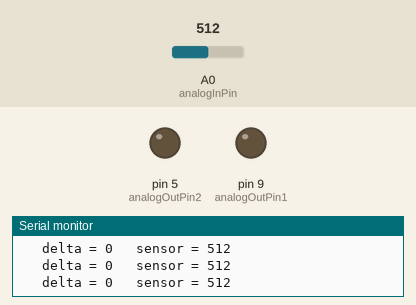
This sketch was run on a simulated Arduino Uno, built with avr-gcc and run on an emulated ATmega328P. Shown: output pins drawn as LEDs (lit = HIGH), the last lines printed to the serial monitor. Inputs (shaded band) come from the test bench; at power-on: A0 (analogInPin) = 512.

Above: at 1.2 s.
1.3 s: A0 (analogInPin) set to 0
At 2.99 s:
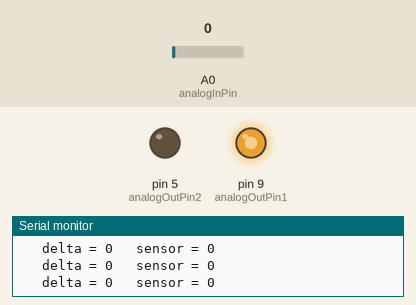
4.3 s: A0 (analogInPin) set to 8
At 4.99 s:
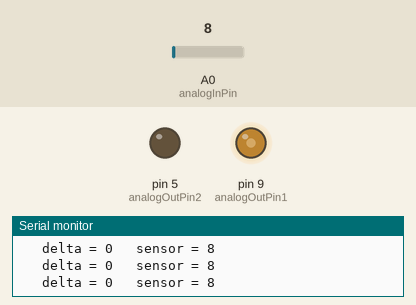
7.3 s: A0 (analogInPin) set to 11
Timing chart, 0 to 16.3 s (numbered marks = the images above; inputs shaded):
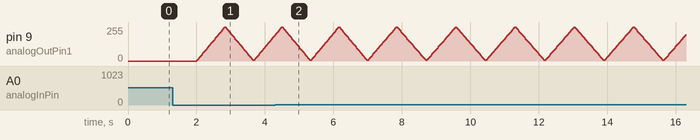

The sketch:

v05_Drucksensor_modeLevel2_ino.ino
```cpp
// These constants won't change.  They're used to give names
// to the pins used:
const int analogInPin = A0;  // Analog input pin that the potentiometer is attached to
const int analogOutPin1 = 9;  // Analog output pin that the LED is attached to
const int analogOutPin2 = 5;

// instead of delay(10) at the end of the loop, the last analogRead-time
// is saved, to settle the analog-digital converter w/o interrupting the whole program
long lastAnalogReadTime = 0;


int sensorValue = 0;        // value read from the pot
int lastSensorValue = 0;    // saves the last messured value
int delta = 0;              // the difference between current and last sensor value
int lastDelta = 0;
int outputValue = 0;        // value output to the PWM (analog out)

//variables for the debounce
long lastDebounceTime = 0;  // the last time the delta was toggled
long debounceDelay = 40;    // the debounce time; increase if the output flickers


//VARIABLES FOR THE DIFFERENT MODES----
long timestamp = 0;

//modeIdle
int timeout = 2000;
int fadeLevel = 5;
int fadeAmount = 8;

//modeLevel1
int counter = 0;


//-------------------------------------

void setup() {
  // initialize serial communications at 9600 bps:
  Serial.begin(9600);
}

///////////////////////////////////////
// function for the idle mode
void modeIdle(){
  //swich direction of the fade amount, if borders are reached
  if(fadeLevel >= 255 || fadeLevel <= 0){
    fadeAmount = -fadeAmount;
    //if border also passed, it's nessasary to go back before writing the wrong signal
    fadeLevel = fadeLevel + fadeAmount;
  }

  //write the signalamount
  analogWrite(analogOutPin1, fadeLevel);
  //calculate next level
  fadeLevel = fadeLevel + fadeAmount;
  //turn unnessesary light off

  analogWrite(analogOutPin2, 0);
}
///////////////////////////////////////


///////////////////////////////////////
// function for the first effect level
void modeLevel1(int level){
  level = level * 10;
  if(level > 255){
    level = 255;
  }
  analogWrite(analogOutPin1, level);
}
///////////////////////////////////////


///////////////////////////////////////
// function for the second effect level
void modeLevel2(int level){
  level = (level-25) * 10;
  if(level > 255){
    level = 255;
  }
  analogWrite(analogOutPin1, 255);
  analogWrite(analogOutPin2, level);
}
///////////////////////////////////////


void loop() {
  // wait 10 milliseconds before the next messure
  // for the analog-to-digital converter to settle
  // after the last reading:
  if((millis() - lastAnalogReadTime) > 10){

    // read the analog in value:
    sensorValue = analogRead(analogInPin);
    //calculate the difference to the last value
    delta = sensorValue - lastSensorValue;
    lastSensorValue = sensorValue;
    lastAnalogReadTime = millis();


    /*
    // map it to the range of the analog out:
    outputValue = map(sensorValue, 0, 80, 0, 255);
    */

    // change the analog out value if no bouncing:
    if(delta <= 1){
      // reset the debouncing timer
      lastDebounceTime = millis();
    }

  }

  if ((millis() - lastDebounceTime) > debounceDelay) {
    // whatever the delta is at, it's been higher long enough
    // than the debounce delay, so switch to mode Level 1:

    //...and count the "number of jumps" for increasing effects
    //(counter will be reset after a while --> idle mode)
    counter = counter++;
    //...now switch to the funcion and send counter"
    if(counter * 10 < 255){
      modeLevel1(counter);
    }else{
      modeLevel2(counter);
    }

    //update the timestamp
    timestamp = millis();
    Serial.print("!!! ");
    Serial.print(counter);
  //if some time passes w/o any movement, decrease and switch to idle mode
  }else if((millis() - timestamp) > timeout){
    if(counter > 0){
      //therefor decrease the counter for the effect level
      counter = counter--;
      if(counter * 10 < 255){
      modeLevel1(counter);
      }else{
        modeLevel2(counter);
      }
    }else{
      //and call idle function
      modeIdle();
    }
}


  // print the results to the serial monitor:
  Serial.print("\t sensor = " );
  Serial.println(sensorValue);
  Serial.print("\t delta = " );
  Serial.print(delta);
  /*
  Serial.print("\t output = ");
  Serial.println(outputValue);
*/


}
```
